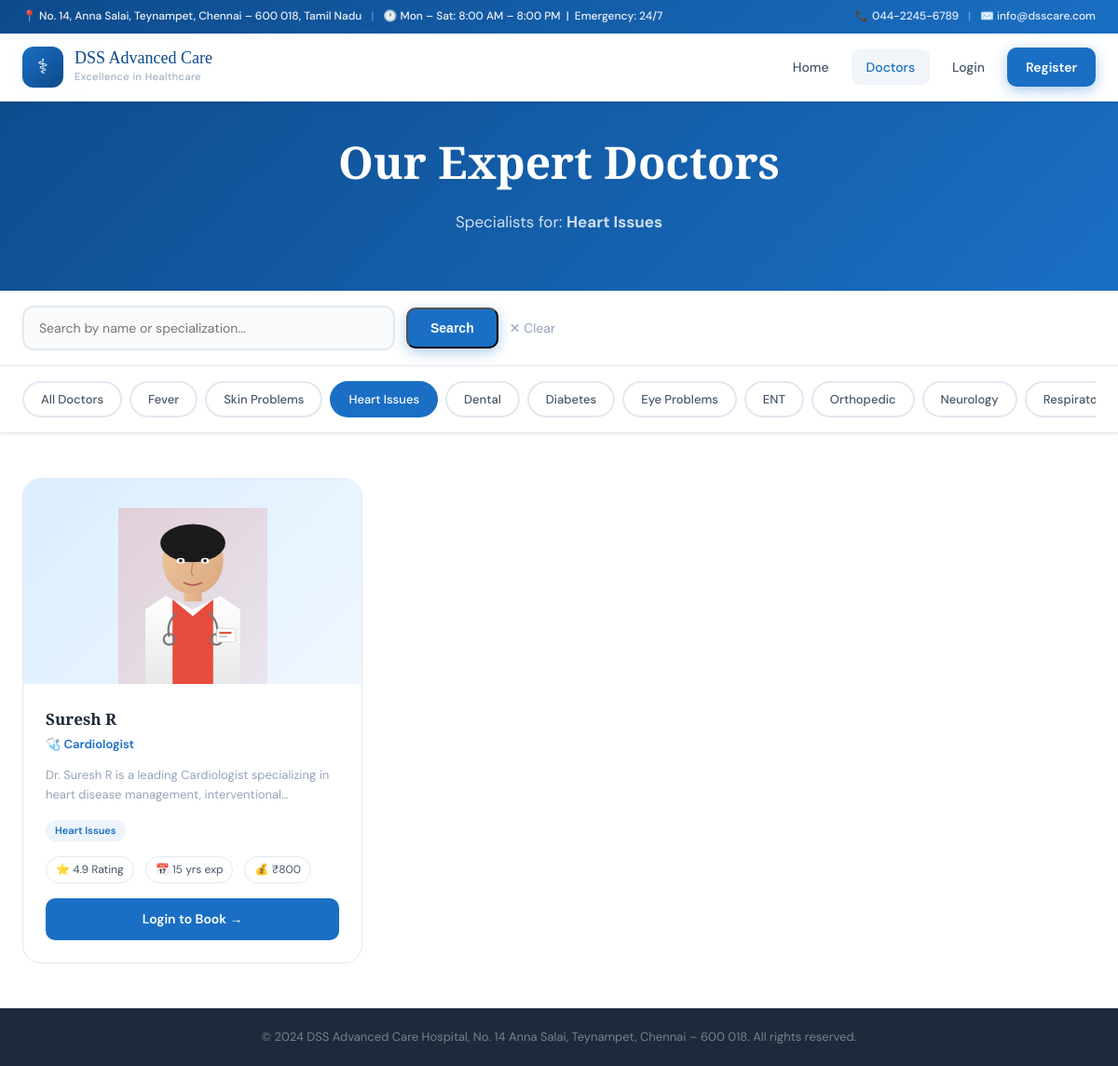
The app's page /doctors.php?disease=Heart+Issues with its own data.
### tables this page shows
CREATE TABLE IF NOT EXISTS doctors (
    id INT AUTO_INCREMENT PRIMARY KEY,
    name VARCHAR(100) NOT NULL,
    specialization VARCHAR(100) NOT NULL,
    disease_tags VARCHAR(255) NOT NULL,
    experience INT DEFAULT 5,
    rating DECIMAL(2,1) DEFAULT 4.5,
    bio TEXT,
    available_days VARCHAR(100) DEFAULT 'Mon,Tue,Wed,Thu,Fri',
    fee INT DEFAULT 500,
    image VARCHAR(100),
    email VARCHAR(100),
    password VARCHAR(255)
);

### config.php (called while the page is built, shortened)
<?php
function isLoggedIn() {
    return isset($_SESSION['user_id']);
}
function sanitize($conn, $data) {
    return $conn->real_escape_string(htmlspecialchars(trim($data)));
}
?>

### doctors.php (the view, shortened to what this page needs)
<?php
require_once 'config.php';
require_once 'includes/header.php';
$disease = sanitize($conn, $_GET['disease'] ?? '');
$search  = sanitize($conn, $_GET['search'] ?? '');
$where = "1=1";
if ($disease) $where .= " AND FIND_IN_SET('$disease', disease_tags)";
$doctors = $conn->query("SELECT * FROM doctors WHERE $where ORDER BY rating DESC");
?>
<!DOCTYPE html>
<html lang="en">
<head>
<link rel="stylesheet" href="assets/css/style.css">
</head>
<body>
<?php include 'includes/topbar.php'; ?>
<nav class="navbar">
    <div class="nav-container">
        <a class="nav-brand" href="index.php"><div class="brand-icon">⚕</div><div><div class="brand-name">DSS Advanced Care</div><div class="brand-tagline">Excellence in Healthcare</div></div></a>
        <div class="nav-links">
            <a href="index.php" class="nav-link">Home</a>
            <a href="doctors.php" class="nav-link active">Doctors</a>
            <?php if(isLoggedIn()): ?>
                <a href="my_appointments.php" class="nav-link">My Appointments</a>
                <a href="logout.php" class="nav-btn-outline">Logout</a>
            <?php else: ?>
                <a href="login.php" class="nav-link">Login</a>
                <a href="register.php" class="nav-btn">Register</a>
            <?php endif; ?>
        </div>
    </div>
</nav>
<div class="page-hero">
    <h1>Our Expert Doctors</h1>
    <p><?= $disease ? "Specialists for: <strong>$disease</strong>" : "World-class specialists at Anna Salai, Chennai" ?></p>
</div>
<div style="background:white;padding:16px 24px;border-bottom:1px solid #e2e8f0;">
    <div style="max-width:1280px;margin:0 auto;">
        <form method="GET" style="display:flex;gap:12px;align-items:center;flex-wrap:wrap;">
            <input type="text" name="search" class="form-control" placeholder="Search by name or specialization..." value="<?=htmlspecialchars($search)?>" style="max-width:400px;margin:0">
            <button type="submit" class="nav-btn" style="padding:12px 24px">Search</button>
            <?php if($disease||$search): ?><a href="doctors.php" style="font-size:14px;color:var(--gray-400);text-decoration:none;">✕ Clear</a><?php endif; ?>
        </form>
    </div>
</div>
<div class="filter-bar">
    <div class="filter-inner">
        <button class="filter-btn <?=!$disease?'active':''?>" onclick="window.location='doctors.php'">All Doctors</button>
        <?php foreach(['Fever','Skin Problems','Heart Issues','Dental','Diabetes','Eye Problems','ENT','Orthopedic','Neurology','Respiratory','General Checkup'] as $d): ?>
        <button class="filter-btn <?=$disease===$d?'active':''?>" onclick="window.location='doctors.php?disease=<?=urlencode($d)?>'"> <?=$d?></button>
        <?php endforeach; ?>
    </div>
</div>
<div class="doctors-grid-page">
<?php if($doctors->num_rows===0): ?>
    <div style="grid-column:1/-1;text-align:center;padding:80px 24px;color:var(--gray-400)">
        <div style="font-size:64px;margin-bottom:16px">🔍</div>
        <h3 style="font-size:22px;margin-bottom:8px">No doctors found</h3>
        <p>Try clearing filters or searching differently</p>
        <a href="doctors.php" class="btn-primary-lg" style="display:inline-block;margin-top:24px">View All Doctors</a>
    </div>
<?php else: while($doc=$doctors->fetch_assoc()): ?>
<div class="doc-card-full">
    <div class="doc-card-img"><?= getDoctorPortrait($doc['id'],$doc['name']) ?></div>
    <div class="doc-card-body">
        <h3><?=htmlspecialchars($doc['name'])?></h3>
        <p class="doc-spec">🩺 <?=htmlspecialchars($doc['specialization'])?></p>
        <p class="doc-bio"><?=htmlspecialchars($doc['bio'])?></p>
        <div class="doc-tags"><?php foreach(explode(',',$doc['disease_tags']) as $tag): ?><span class="doc-tag"><?=trim($tag)?></span><?php endforeach; ?></div>
        <div class="doc-meta">
            <span>⭐ <?=$doc['rating']?> Rating</span>
            <span>📅 <?=$doc['experience']?> yrs exp</span>
            <span>💰 ₹<?=$doc['fee']?></span>
        </div>
        <?php if(isLoggedIn()): ?>
        <a href="book_appointment.php?doctor_id=<?=$doc['id']?><?=$disease?'&disease='.urlencode($disease):''?>" class="doc-book-btn">Book Appointment →</a>
        <?php else: ?>
        <a href="login.php" class="doc-book-btn">Login to Book →</a>
        <?php endif; ?>
    </div>
</div>
<?php endwhile; endif; ?>
</div>
<footer class="footer">
    <div class="footer-bottom">© 2024 DSS Advanced Care Hospital, No. 14 Anna Salai, Teynampet, Chennai – 600 018. All rights reserved.</div>
</footer>
</body>
</html>

### includes/header.php (shortened to what this page needs)
<?php
function adjustColor($hex, $amount) {
    $hex = ltrim($hex, '#');
    $r = max(0, min(255, hexdec(substr($hex, 0, 2)) + $amount));
    $g = max(0, min(255, hexdec(substr($hex, 2, 2)) + $amount));
    $b = max(0, min(255, hexdec(substr($hex, 4, 2)) + $amount));
    return sprintf("#%02x%02x%02x", $r, $g, $b);
}
function getDoctorPortrait($id, $name = '') {
    $colors = [
        1 => '#1a6fc4',
        2 => '#e74c3c',
        3 => '#27ae60',
        4 => '#8e44ad',
        5 => '#f39c12',
        6 => '#16a085',
        7 => '#d35400',
        8 => '#c0392b',
        9 => '#2c3e50',
        10 => '#3498db',
        11 => '#7f8c8d'
    ];
    $shirt = $colors[$id] ?? '#1a6fc4';
    $bg2   = adjustColor($shirt, -30);
    return '
    <svg viewBox="0 0 220 260" xmlns="http://www.w3.org/2000/svg" width="100%">
        <defs>
            <linearGradient id="bg'.$id.'" x1="0%" y1="0%" x2="100%" y2="100%">
                <stop offset="0%" stop-color="'.$shirt.'" stop-opacity="0.20"/>
                <stop offset="100%" stop-color="'.$bg2.'" stop-opacity="0.08"/>
            </linearGradient>
            <linearGradient id="coat'.$id.'" x1="0%" y1="0%" x2="0%" y2="100%">
                <stop offset="0%" stop-color="#ffffff"/>
                <stop offset="100%" stop-color="#e8e8e8"/>
            </linearGradient>
            <linearGradient id="skin'.$id.'" x1="0%" y1="0%" x2="100%" y2="100%">
                <stop offset="0%" stop-color="#f0c8a0"/>
                <stop offset="100%" stop-color="#d9a87f"/>
            </linearGradient>
        </defs>
        <rect width="220" height="260" fill="url(#bg'.$id.')"/>
        <path d="M40 150 L40 260 L180 260 L180 150 L150 130 L110 150 L70 130 Z"
              fill="url(#coat'.$id.')"/>
        <path d="M80 135 L110 160 L140 135 L140 260 L80 260 Z"
              fill="'.$shirt.'"/>
        <rect x="97" y="110" width="26" height="28"
              fill="url(#skin'.$id.')"/>
        <ellipse cx="110" cy="78" rx="45" ry="50"
                 fill="url(#skin'.$id.')"/>
        <ellipse cx="110" cy="52" rx="48" ry="28"
                 fill="#1b1b1b"/>
        <ellipse cx="92" cy="78" rx="6" ry="4" fill="white"/>
        <ellipse cx="128" cy="78" rx="6" ry="4" fill="white"/>
        <circle cx="92" cy="78" r="2.5" fill="#111"/>
        <circle cx="128" cy="78" r="2.5" fill="#111"/>
        <path d="M84 68 Q92 64 100 68"
              stroke="#111" stroke-width="2" fill="none"/>
        <path d="M120 68 Q128 64 136 68"
              stroke="#111" stroke-width="2" fill="none"/>
        <path d="M110 82 Q106 96 110 101"
              stroke="#b97e58" stroke-width="1.5" fill="none"/>
        <path d="M96 110 Q110 118 124 110"
              stroke="#b35c5c" stroke-width="2" fill="none"/>
        <path d="M86 155 Q70 170 75 190"
              stroke="#777" stroke-width="3" fill="none"/>
        <path d="M134 155 Q150 170 145 190"
              stroke="#777" stroke-width="3" fill="none"/>
        <circle cx="75" cy="194" r="8"
                fill="none" stroke="#777" stroke-width="3"/>
        <circle cx="145" cy="194" r="8"
                fill="none" stroke="#777" stroke-width="3"/>
        <rect x="145" y="178" width="28" height="20"
              rx="3" fill="white" stroke="#ccc"/>
        <rect x="149" y="183" width="18" height="3"
              fill="'.$shirt.'"/>
        <rect x="149" y="189" width="12" height="2"
              fill="#bbb"/>
    </svg>';
}
?>
<nav class="navbar">
    <div class="nav-container">
        <a href="index.php" class="nav-brand" style="text-decoration:none;">
            <div class="brand-icon">⚕</div>
            <div>
                <div class="brand-name">DSS Advanced Care</div>
                <div class="brand-tagline">
                </div>
                <div class="brand-tagline">
                </div>
            </div>
        </a>
        <div class="nav-links">
            <a href="index.php" class="nav-link">Home</a>
            <a href="doctors.php" class="nav-link">Doctors</a>
            <a href="login.php" class="nav-link">Login</a>
            <a href="register.php" class="nav-btn">Register</a>
        </div>
    </div>
</nav>

### records on screen
doctors: name "Suresh R", specialization "Cardiologist", bio "Dr. Suresh R is a leading Cardiologist specializing in heart disease management,…", disease_tags "Heart Issues", rating "4.9", experience "15", fee "800"

### other values on screen
$disease "Heart Issues"
$d "Fever"
$d "Skin Problems"
$d "Heart Issues"
$d "Dental"
$d "Diabetes"
$d "Eye Problems"
$d "ENT"
$d "Orthopedic"
$d "Neurology"
